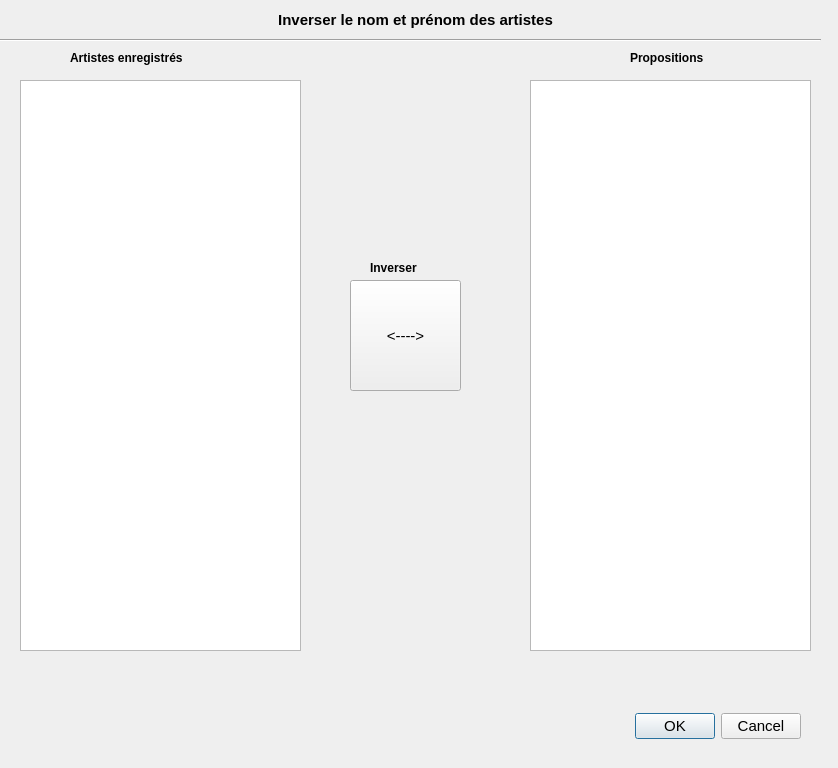
<?xml version="1.0" encoding="UTF-8"?>
<ui version="4.0">
 <class>DialogueArtistesInverses</class>
 <widget class="QDialog" name="DialogueArtistesInverses">
  <property name="geometry">
   <rect>
    <x>0</x>
    <y>0</y>
    <width>838</width>
    <height>768</height>
   </rect>
  </property>
  <property name="font">
   <font>
    <pointsize>11</pointsize>
   </font>
  </property>
  <property name="windowTitle">
   <string>Dialog</string>
  </property>
  <widget class="QDialogButtonBox" name="buttonBox">
   <property name="geometry">
    <rect>
     <x>460</x>
     <y>710</y>
     <width>341</width>
     <height>32</height>
    </rect>
   </property>
   <property name="orientation">
    <enum>Qt::Horizontal</enum>
   </property>
   <property name="standardButtons">
    <set>QDialogButtonBox::Cancel|QDialogButtonBox::Ok</set>
   </property>
  </widget>
  <widget class="QListWidget" name="ListeArtistes">
   <property name="geometry">
    <rect>
     <x>20</x>
     <y>80</y>
     <width>281</width>
     <height>571</height>
    </rect>
   </property>
   <property name="font">
    <font>
     <pointsize>11</pointsize>
    </font>
   </property>
   <property name="alternatingRowColors">
    <bool>true</bool>
   </property>
   <property name="spacing">
    <number>10</number>
   </property>
   <property name="gridSize">
    <size>
     <width>20</width>
     <height>20</height>
    </size>
   </property>
  </widget>
  <widget class="QPushButton" name="Inversion">
   <property name="geometry">
    <rect>
     <x>350</x>
     <y>280</y>
     <width>111</width>
     <height>111</height>
    </rect>
   </property>
   <property name="text">
    <string>&lt;----&gt;</string>
   </property>
  </widget>
  <widget class="QListWidget" name="ListeInversee">
   <property name="geometry">
    <rect>
     <x>530</x>
     <y>80</y>
     <width>281</width>
     <height>571</height>
    </rect>
   </property>
   <property name="font">
    <font>
     <pointsize>11</pointsize>
    </font>
   </property>
   <property name="alternatingRowColors">
    <bool>true</bool>
   </property>
   <property name="spacing">
    <number>10</number>
   </property>
   <property name="gridSize">
    <size>
     <width>20</width>
     <height>20</height>
    </size>
   </property>
  </widget>
  <widget class="QLabel" name="label">
   <property name="geometry">
    <rect>
     <x>0</x>
     <y>10</y>
     <width>831</width>
     <height>20</height>
    </rect>
   </property>
   <property name="font">
    <font>
     <pointsize>11</pointsize>
     <weight>75</weight>
     <bold>true</bold>
    </font>
   </property>
   <property name="text">
    <string>Inverser le nom et prénom des artistes</string>
   </property>
   <property name="alignment">
    <set>Qt::AlignCenter</set>
   </property>
  </widget>
  <widget class="QLabel" name="label_2">
   <property name="geometry">
    <rect>
     <x>70</x>
     <y>50</y>
     <width>191</width>
     <height>16</height>
    </rect>
   </property>
   <property name="font">
    <font>
     <pointsize>9</pointsize>
     <weight>75</weight>
     <bold>true</bold>
    </font>
   </property>
   <property name="text">
    <string>Artistes enregistrés</string>
   </property>
  </widget>
  <widget class="QLabel" name="label_3">
   <property name="geometry">
    <rect>
     <x>370</x>
     <y>260</y>
     <width>51</width>
     <height>16</height>
    </rect>
   </property>
   <property name="font">
    <font>
     <pointsize>9</pointsize>
     <weight>75</weight>
     <bold>true</bold>
    </font>
   </property>
   <property name="text">
    <string>Inverser</string>
   </property>
  </widget>
  <widget class="QLabel" name="label_4">
   <property name="geometry">
    <rect>
     <x>630</x>
     <y>50</y>
     <width>181</width>
     <height>16</height>
    </rect>
   </property>
   <property name="font">
    <font>
     <pointsize>9</pointsize>
     <weight>75</weight>
     <bold>true</bold>
    </font>
   </property>
   <property name="text">
    <string>Propositions</string>
   </property>
  </widget>
  <widget class="Line" name="line">
   <property name="geometry">
    <rect>
     <x>0</x>
     <y>30</y>
     <width>821</width>
     <height>20</height>
    </rect>
   </property>
   <property name="orientation">
    <enum>Qt::Horizontal</enum>
   </property>
  </widget>
 </widget>
 <resources/>
 <connections>
  <connection>
   <sender>buttonBox</sender>
   <signal>accepted()</signal>
   <receiver>DialogueArtistesInverses</receiver>
   <slot>accept()</slot>
   <hints>
    <hint type="sourcelabel">
     <x>248</x>
     <y>254</y>
    </hint>
    <hint type="destinationlabel">
     <x>157</x>
     <y>274</y>
    </hint>
   </hints>
  </connection>
  <connection>
   <sender>buttonBox</sender>
   <signal>rejected()</signal>
   <receiver>DialogueArtistesInverses</receiver>
   <slot>reject()</slot>
   <hints>
    <hint type="sourcelabel">
     <x>316</x>
     <y>260</y>
    </hint>
    <hint type="destinationlabel">
     <x>286</x>
     <y>274</y>
    </hint>
   </hints>
  </connection>
 </connections>
</ui>
